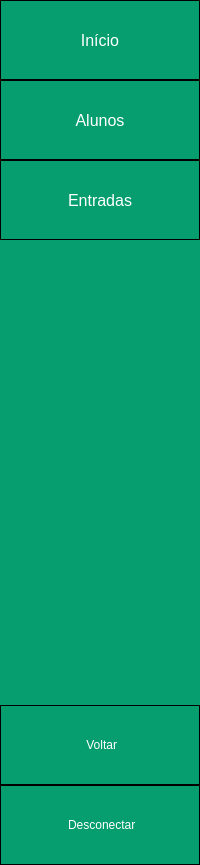
     <widget class="QWidget" name="menu_todo" native="true">
      <property name="minimumSize">
       <size>
        <width>200</width>
        <height>50</height>
       </size>
      </property>
      <property name="styleSheet">
       <string notr="true">QWidget{
	background-color:#069E6E;
}</string>
      </property>
      <layout class="QVBoxLayout" name="verticalLayout_4">
       <property name="spacing">
        <number>0</number>
       </property>
       <property name="leftMargin">
        <number>0</number>
       </property>
       <property name="topMargin">
        <number>0</number>
       </property>
       <property name="rightMargin">
        <number>0</number>
       </property>
       <property name="bottomMargin">
        <number>0</number>
       </property>
       <item>
        <layout class="QVBoxLayout" name="verticalLayout_2">
         <property name="spacing">
          <number>0</number>
         </property>
         <item>
          <widget class="QPushButton" name="btnHomeLAberto">
           <property name="minimumSize">
            <size>
             <width>0</width>
             <height>80</height>
            </size>
           </property>
           <property name="font">
            <font>
             <family>Arial</family>
             <pointsize>12</pointsize>
            </font>
           </property>
           <property name="styleSheet">
            <string notr="true">QPushButton{
	background-color:#069E6E;
	color:#ffffff;
	border: 1px solid black;
}

QPushButton:hover{
	background-color:#047b55;
}

QPushButton:pressed{
	background-color: rgb(2, 45, 29);
}</string>
           </property>
           <property name="text">
            <string>Início</string>
           </property>
           <property name="icon">
            <iconset resource="../imagens/imagens_usadas.qrc">
             <normaloff>:/imagens/imgBtnHome.png</normaloff>:/imagens/imgBtnHome.png</iconset>
           </property>
           <property name="iconSize">
            <size>
             <width>36</width>
             <height>36</height>
            </size>
           </property>
           <property name="checkable">
            <bool>true</bool>
           </property>
           <property name="autoExclusive">
            <bool>true</bool>
           </property>
          </widget>
         </item>
         <item>
          <widget class="QPushButton" name="btnAlunosLAberto">
           <property name="minimumSize">
            <size>
             <width>0</width>
             <height>80</height>
            </size>
           </property>
           <property name="font">
            <font>
             <family>Arial</family>
             <pointsize>12</pointsize>
            </font>
           </property>
           <property name="styleSheet">
            <string notr="true">QPushButton{
	background-color:#069E6E;
	color:#ffffff;
	border: 1px solid black;
}

QPushButton:hover{
	background-color:#047b55;
}

QPushButton:pressed{
	background-color: rgb(2, 45, 29);
}

</string>
           </property>
           <property name="text">
            <string>Alunos</string>
           </property>
           <property name="icon">
            <iconset resource="../imagens/imagens_usadas.qrc">
             <normaloff>:/imagens/imgAlunoBranco.png</normaloff>:/imagens/imgAlunoBranco.png</iconset>
           </property>
           <property name="iconSize">
            <size>
             <width>36</width>
             <height>36</height>
            </size>
           </property>
           <property name="checkable">
            <bool>true</bool>
           </property>
           <property name="autoExclusive">
            <bool>true</bool>
           </property>
          </widget>
         </item>
         <item>
          <widget class="QPushButton" name="btnEntradasLAberto">
           <property name="minimumSize">
            <size>
             <width>0</width>
             <height>80</height>
            </size>
           </property>
           <property name="font">
            <font>
             <family>Arial</family>
             <pointsize>12</pointsize>
            </font>
           </property>
           <property name="styleSheet">
            <string notr="true">QPushButton{
	background-color:#069E6E;
	color:#ffffff;
	border: 1px solid black;
}

QPushButton:hover{
	background-color:#047b55;
}

QPushButton:pressed{
	background-color: rgb(2, 45, 29);
}

</string>
           </property>
           <property name="text">
            <string>Entradas</string>
           </property>
           <property name="icon">
            <iconset resource="../imagens/imagens_usadas.qrc">
             <normaloff>:/imagens/imgBtnEntrada.png</normaloff>:/imagens/imgBtnEntrada.png</iconset>
           </property>
           <property name="iconSize">
            <size>
             <width>36</width>
             <height>36</height>
            </size>
           </property>
           <property name="checkable">
            <bool>true</bool>
           </property>
           <property name="autoExclusive">
            <bool>true</bool>
           </property>
          </widget>
         </item>
        </layout>
       </item>
       <item>
        <spacer name="verticalSpacer_2">
         <property name="orientation">
          <enum>Qt::Vertical</enum>
         </property>
         <property name="sizeHint" stdset="0">
          <size>
           <width>20</width>
           <height>465</height>
          </size>
         </property>
        </spacer>
       </item>
       <item>
        <widget class="QPushButton" name="btnVoltarLAberto">
         <property name="minimumSize">
          <size>
           <width>0</width>
           <height>80</height>
          </size>
         </property>
         <property name="styleSheet">
          <string notr="true">QPushButton{
	background-color:#069E6E;
	color:#ffffff;
	border: 1px solid black;
}

QPushButton:hover{
	background-color:#047b55;
}

QPushButton:pressed{
	background-color: rgb(2, 45, 29);
}

QPushButton:checked{
	background-color:  rgb(2, 45, 29);
}

</string>
         </property>
         <property name="text">
          <string> Voltar</string>
         </property>
         <property name="icon">
          <iconset resource="../imagens/imagens_usadas.qrc">
           <normaloff>:/imagens/imgBtnVoltar.png</normaloff>:/imagens/imgBtnVoltar.png</iconset>
         </property>
         <property name="iconSize">
          <size>
           <width>36</width>
           <height>36</height>
          </size>
         </property>
        </widget>
       </item>
       <item>
        <widget class="QPushButton" name="btnDesconectarLAberto">
         <property name="minimumSize">
          <size>
           <width>0</width>
           <height>80</height>
          </size>
         </property>
         <property name="styleSheet">
          <string notr="true">QPushButton{
	background-color:#069E6E;
	color:#ffffff;
	border: 1px solid black;
}

QPushButton:hover{
	background-color:#047b55;
}

QPushButton:pressed{
	background-color: rgb(2, 45, 29);
}

QPushButton:checked{
	background-color:  rgb(2, 45, 29);
}

</string>
         </property>
         <property name="text">
          <string> Desconectar</string>
         </property>
         <property name="icon">
          <iconset resource="../imagens/imagens_usadas.qrc">
           <normaloff>:/imagens/imgBtnDesconectar.png</normaloff>:/imagens/imgBtnDesconectar.png</iconset>
         </property>
         <property name="iconSize">
          <size>
           <width>32</width>
           <height>32</height>
          </size>
         </property>
        </widget>
       </item>
      </layout>
     </widget>
